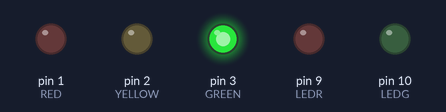
Recording of a sketch running on a simulated Arduino Uno, built with avr-gcc and run on an emulated ATmega328P. Parts: output pins drawn as LEDs (lit = HIGH).

Above: at 0.1 s.
At 7.1 s:
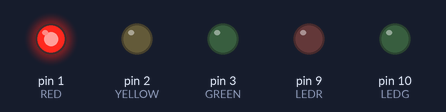
At 12.1 s:
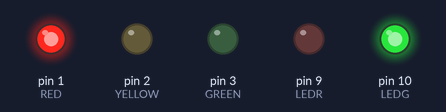
At 16.1 s:
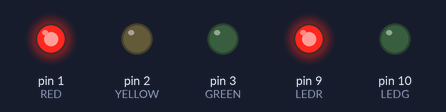
At 23.1 s:
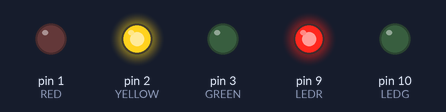
At 36.1 s:
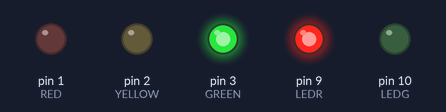
Timing chart, 0 to 37.6 s (numbered marks = the images above):
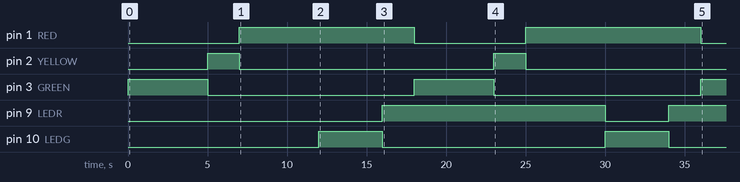

The sketch:

Arduino_Traffic_Light_Simulator.ino
```cpp
int GREEN = 3;
int YELLOW = 2;
int RED = 1;
const int LEDG = 10;
const int LEDR = 9;
int DELAY_GREEN = 5000;
int DELAY_YELLOW = 2000;
int DELAY_RED = 5000;
int DELAY_LEDG = 4000;
int DELAY_LEDR = 2000;
void setup()
{
pinMode(LEDR,OUTPUT);
pinMode(LEDG,OUTPUT);
pinMode(GREEN, OUTPUT);
pinMode(YELLOW, OUTPUT);
pinMode(RED, OUTPUT);
}

void loop()
{
digitalWrite(GREEN, HIGH);
digitalWrite(YELLOW, LOW);
digitalWrite(RED, LOW);
delay(DELAY_GREEN);

digitalWrite(GREEN, LOW);
digitalWrite(YELLOW, HIGH);
digitalWrite(RED, LOW);
delay(DELAY_YELLOW);


digitalWrite(GREEN, LOW);
digitalWrite(YELLOW, LOW);
digitalWrite(RED, HIGH);
delay(DELAY_RED);

if(RED==HIGH){
    digitalWrite(LEDR, LOW);
  digitalWrite(LEDG, HIGH);
  delay(DELAY_LEDG);
    digitalWrite(LEDG, LOW);
  digitalWrite(LEDR, HIGH);
    delay(DELAY_LEDR);
  digitalWrite(LEDG, LOW);
  digitalWrite(LEDR, HIGH);

  }

}
```

Measured:
- by itself, pin 1 (RED): alternates HIGH for 11.0 s and LOW for 7.0 s
- by itself, pin 2 (YELLOW): alternates HIGH for 2.0 s and LOW for 16.0 s
- by itself, pin 3 (GREEN): alternates HIGH for 5.0 s and LOW for 13.0 s
- by itself, pin 9 (LEDR): LOW → HIGH at 16.0 s, → LOW 14.0 s later, → HIGH 4.0 s later
- by itself, pin 10 (LEDG): alternates HIGH for 4.0 s and LOW for 14.0 s
